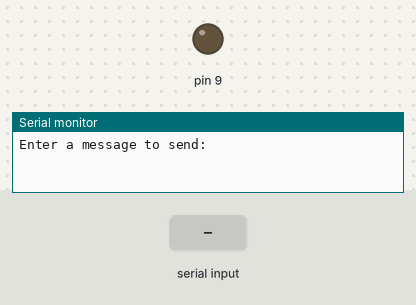
The sketch below on a simulated Arduino Uno, built with avr-gcc and run on an emulated ATmega328P. On the bench: output pins drawn as LEDs (lit = HIGH), the last lines printed to the serial monitor. Dashed ring = blinking. The inputs (shaded band) are chosen by the test bench. Pins used as bus, display or sensor lines are not drawn.

Above: at 1.2 s.
1.3 s: "1\n" received over Serial
At 1.45 s:
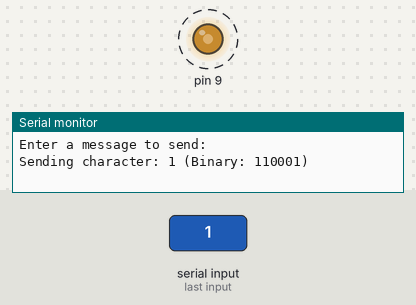
Timing chart, 0 to 8.7 s (numbered marks = the images above; inputs shaded):
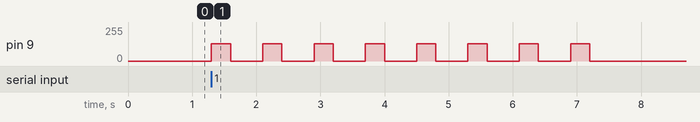

The sketch:

2x2_data_transmitter_arduino.ino
```cpp
void callsignal();
void stopsignal();

const int trig0 = 6;
const int trig1 = 8;
char message[100];
int bitDelay = 15;

void setup() {
  pinMode(9, OUTPUT);
  pinMode(trig0, OUTPUT);
  pinMode(trig1, OUTPUT);

  digitalWrite(trig0, HIGH);
  digitalWrite(trig1, HIGH);
  digitalWrite(9, LOW);

  Serial.begin(115200);
  Serial.println("Enter a message to send: ");
}

void loop() {
  if (Serial.available() > 0) {
    int messageLength = Serial.readBytesUntil('\n', message, sizeof(message) - 1);
    message[messageLength] = '\0';

    for (int i = 0; i < messageLength; i++) {
      sendChar(message[i]);  // send one char = 8 bits
      delay(500);
    }

    Serial.println("Message Sent. Enter New Message to Send:");
  }
}

void sendChar(char currentChar) {
  Serial.print("Sending character: ");
  Serial.print(currentChar);
  Serial.print(" (Binary: ");
  Serial.print(currentChar, BIN);
  Serial.println(")");

  for (int j = 0; j < 8; j++) {
    if (currentChar & (1 << j)) {
      send1();
    } else {
      send0();
    }
  }
}

void send1() {
  digitalWrite(trig0, LOW);    // Tx4 sender
  digitalWrite(trig1, HIGH);
  callsignal();
  delay(300);
  stopsignal();
  digitalWrite(trig0, HIGH);
  delay(500);
}

void send0() {
  digitalWrite(trig1, LOW);    // Tx3 sender
  digitalWrite(trig0, HIGH);
  callsignal();
  delay(300);
  stopsignal();
  digitalWrite(trig1, HIGH);
  delay(500);
}

void callsignal() {
  TCCR1A = _BV(COM1A0);
  TCCR1B = _BV(WGM12) | _BV(CS10);
  OCR1A = 199;
}

void stopsignal() {
  TCCR1A = 0;
  TCCR1B = 0;
  digitalWrite(9, LOW);
}
```

Measured:
- after the input at 1.3 s, pin 9: alternates 128/255 for 0.30 s and 0/255 for 0.50 s, 16 changes in all, then stays 0/255, starting at once
